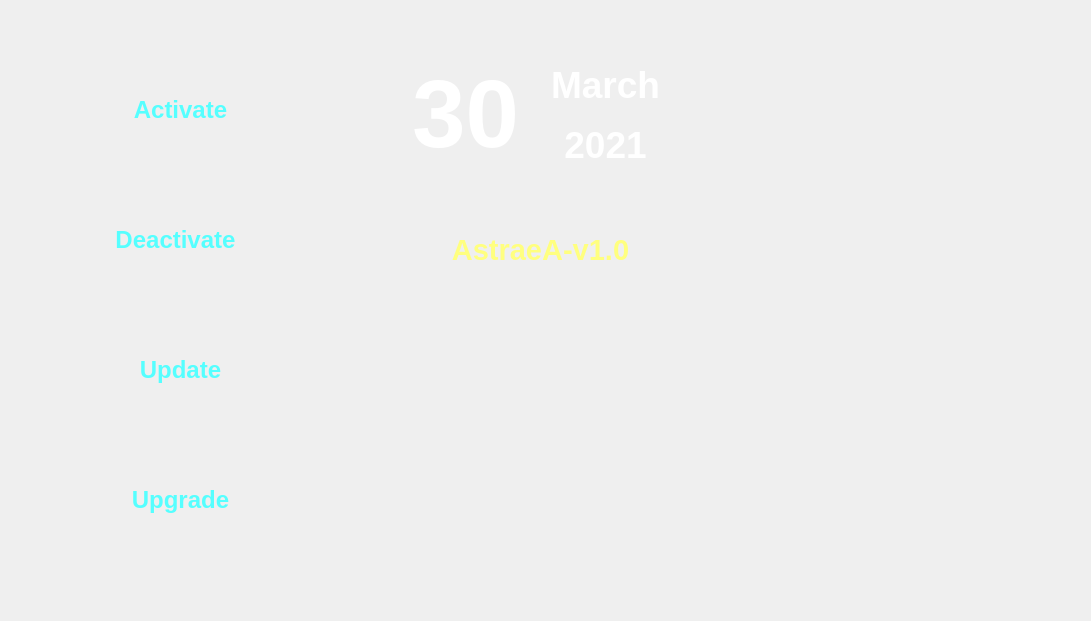
<?xml version="1.0" encoding="UTF-8"?>
<ui version="4.0">
 <class>Form</class>
 <widget class="QWidget" name="Form">
  <property name="geometry">
   <rect>
    <x>0</x>
    <y>0</y>
    <width>1091</width>
    <height>621</height>
   </rect>
  </property>
  <property name="windowTitle">
   <string>Form</string>
  </property>
  <widget class="QLabel" name="bgFrame">
   <property name="geometry">
    <rect>
     <x>0</x>
     <y>0</y>
     <width>1091</width>
     <height>621</height>
    </rect>
   </property>
   <property name="styleSheet">
    <string notr="true"/>
   </property>
   <property name="text">
    <string/>
   </property>
   <property name="pixmap">
    <pixmap resource="resources.qrc">:/rec/resources/greeny.jpg</pixmap>
   </property>
   <property name="scaledContents">
    <bool>true</bool>
   </property>
  </widget>
  <widget class="QLabel" name="Lbl1">
   <property name="geometry">
    <rect>
     <x>80</x>
     <y>60</y>
     <width>201</width>
     <height>101</height>
    </rect>
   </property>
   <property name="text">
    <string/>
   </property>
   <property name="pixmap">
    <pixmap resource="resources.qrc">:/rec/resources/minivector.jpg</pixmap>
   </property>
   <property name="scaledContents">
    <bool>true</bool>
   </property>
  </widget>
  <widget class="QLabel" name="Btn1">
   <property name="geometry">
    <rect>
     <x>130</x>
     <y>90</y>
     <width>101</width>
     <height>41</height>
    </rect>
   </property>
   <property name="text">
    <string>&lt;html&gt;&lt;head/&gt;&lt;body&gt;&lt;p align=&quot;center&quot;&gt;&lt;span style=&quot; font-size:18pt; font-weight:600; color:#55ffff;&quot;&gt;Activate&lt;/span&gt;&lt;/p&gt;&lt;/body&gt;&lt;/html&gt;</string>
   </property>
   <property name="scaledContents">
    <bool>false</bool>
   </property>
  </widget>
  <widget class="QLabel" name="Lbl2">
   <property name="geometry">
    <rect>
     <x>80</x>
     <y>190</y>
     <width>201</width>
     <height>101</height>
    </rect>
   </property>
   <property name="text">
    <string/>
   </property>
   <property name="pixmap">
    <pixmap resource="resources.qrc">:/rec/resources/minivector.jpg</pixmap>
   </property>
   <property name="scaledContents">
    <bool>true</bool>
   </property>
  </widget>
  <widget class="QLabel" name="Btn2">
   <property name="geometry">
    <rect>
     <x>110</x>
     <y>220</y>
     <width>131</width>
     <height>41</height>
    </rect>
   </property>
   <property name="text">
    <string>&lt;html&gt;&lt;head/&gt;&lt;body&gt;&lt;p align=&quot;center&quot;&gt;&lt;span style=&quot; font-size:18pt; font-weight:600; color:#55ffff;&quot;&gt;Deactivate&lt;/span&gt;&lt;/p&gt;&lt;/body&gt;&lt;/html&gt;</string>
   </property>
   <property name="scaledContents">
    <bool>false</bool>
   </property>
  </widget>
  <widget class="QLabel" name="Lbl3">
   <property name="geometry">
    <rect>
     <x>80</x>
     <y>320</y>
     <width>201</width>
     <height>101</height>
    </rect>
   </property>
   <property name="text">
    <string/>
   </property>
   <property name="pixmap">
    <pixmap resource="resources.qrc">:/rec/resources/minivector.jpg</pixmap>
   </property>
   <property name="scaledContents">
    <bool>true</bool>
   </property>
  </widget>
  <widget class="QLabel" name="Btn3">
   <property name="geometry">
    <rect>
     <x>130</x>
     <y>350</y>
     <width>101</width>
     <height>41</height>
    </rect>
   </property>
   <property name="text">
    <string>&lt;html&gt;&lt;head/&gt;&lt;body&gt;&lt;p align=&quot;center&quot;&gt;&lt;span style=&quot; font-size:18pt; font-weight:600; color:#55ffff;&quot;&gt;Update&lt;/span&gt;&lt;/p&gt;&lt;/body&gt;&lt;/html&gt;</string>
   </property>
   <property name="scaledContents">
    <bool>false</bool>
   </property>
  </widget>
  <widget class="QLabel" name="Lbl4">
   <property name="geometry">
    <rect>
     <x>80</x>
     <y>450</y>
     <width>201</width>
     <height>101</height>
    </rect>
   </property>
   <property name="text">
    <string/>
   </property>
   <property name="pixmap">
    <pixmap resource="resources.qrc">:/rec/resources/minivector.jpg</pixmap>
   </property>
   <property name="scaledContents">
    <bool>true</bool>
   </property>
  </widget>
  <widget class="QLabel" name="Btn4">
   <property name="geometry">
    <rect>
     <x>130</x>
     <y>480</y>
     <width>101</width>
     <height>41</height>
    </rect>
   </property>
   <property name="text">
    <string>&lt;html&gt;&lt;head/&gt;&lt;body&gt;&lt;p align=&quot;center&quot;&gt;&lt;span style=&quot; font-size:18pt; font-weight:600; color:#55ffff;&quot;&gt;Upgrade&lt;/span&gt;&lt;/p&gt;&lt;/body&gt;&lt;/html&gt;</string>
   </property>
   <property name="scaledContents">
    <bool>false</bool>
   </property>
  </widget>
  <widget class="QLabel" name="Date">
   <property name="geometry">
    <rect>
     <x>400</x>
     <y>60</y>
     <width>131</width>
     <height>111</height>
    </rect>
   </property>
   <property name="text">
    <string>&lt;html&gt;&lt;head/&gt;&lt;body&gt;&lt;p align=&quot;center&quot;&gt;&lt;span style=&quot; font-size:72pt; font-weight:600; color:#ffffff;&quot;&gt;30&lt;/span&gt;&lt;/p&gt;&lt;/body&gt;&lt;/html&gt;</string>
   </property>
  </widget>
  <widget class="QLabel" name="Month">
   <property name="geometry">
    <rect>
     <x>540</x>
     <y>60</y>
     <width>131</width>
     <height>51</height>
    </rect>
   </property>
   <property name="text">
    <string>&lt;html&gt;&lt;head/&gt;&lt;body&gt;&lt;p align=&quot;center&quot;&gt;&lt;span style=&quot; font-size:28pt; font-weight:600; color:#ffffff;&quot;&gt;March&lt;/span&gt;&lt;/p&gt;&lt;/body&gt;&lt;/html&gt;</string>
   </property>
  </widget>
  <widget class="QLabel" name="Year">
   <property name="geometry">
    <rect>
     <x>540</x>
     <y>120</y>
     <width>131</width>
     <height>51</height>
    </rect>
   </property>
   <property name="text">
    <string>&lt;html&gt;&lt;head/&gt;&lt;body&gt;&lt;p align=&quot;center&quot;&gt;&lt;span style=&quot; font-size:28pt; font-weight:600; color:#ffffff;&quot;&gt;2021&lt;/span&gt;&lt;/p&gt;&lt;/body&gt;&lt;/html&gt;</string>
   </property>
  </widget>
  <widget class="QLabel" name="Photo">
   <property name="geometry">
    <rect>
     <x>800</x>
     <y>60</y>
     <width>221</width>
     <height>221</height>
    </rect>
   </property>
   <property name="text">
    <string/>
   </property>
   <property name="pixmap">
    <pixmap resource="resources.qrc">:/rec/resources/myPic2.jpg</pixmap>
   </property>
   <property name="scaledContents">
    <bool>true</bool>
   </property>
  </widget>
  <widget class="QLabel" name="jarvisGIF">
   <property name="geometry">
    <rect>
     <x>390</x>
     <y>290</y>
     <width>271</width>
     <height>251</height>
    </rect>
   </property>
   <property name="text">
    <string/>
   </property>
   <property name="pixmap">
    <pixmap resource="resources.qrc">:/rec/resources/circle.gif</pixmap>
   </property>
   <property name="scaledContents">
    <bool>true</bool>
   </property>
  </widget>
  <widget class="QLabel" name="nameAI">
   <property name="geometry">
    <rect>
     <x>440</x>
     <y>230</y>
     <width>201</width>
     <height>41</height>
    </rect>
   </property>
   <property name="text">
    <string>&lt;html&gt;&lt;head/&gt;&lt;body&gt;&lt;p align=&quot;center&quot;&gt;&lt;span style=&quot; font-size:22pt; font-weight:600; color:#ffff7f;&quot;&gt;AstraeA-v1.0&lt;/span&gt;&lt;/p&gt;&lt;/body&gt;&lt;/html&gt;</string>
   </property>
  </widget>
  <zorder>bgFrame</zorder>
  <zorder>Lbl1</zorder>
  <zorder>Lbl2</zorder>
  <zorder>Lbl3</zorder>
  <zorder>Lbl4</zorder>
  <zorder>Date</zorder>
  <zorder>Month</zorder>
  <zorder>Year</zorder>
  <zorder>Photo</zorder>
  <zorder>jarvisGIF</zorder>
  <zorder>Btn3</zorder>
  <zorder>Btn4</zorder>
  <zorder>Btn2</zorder>
  <zorder>Btn1</zorder>
  <zorder>nameAI</zorder>
 </widget>
 <resources>
  <include location="resources.qrc"/>
 </resources>
 <connections/>
</ui>
